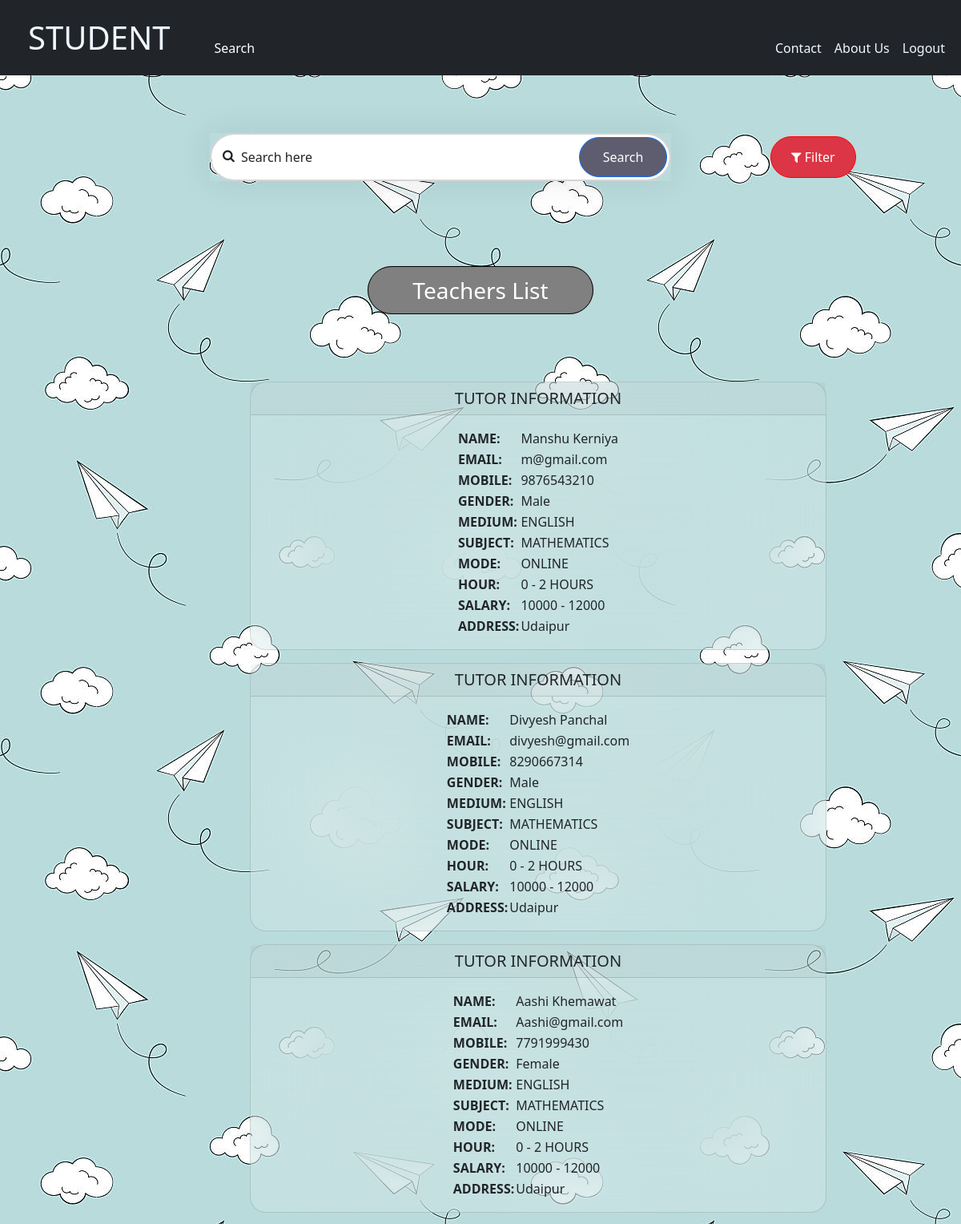
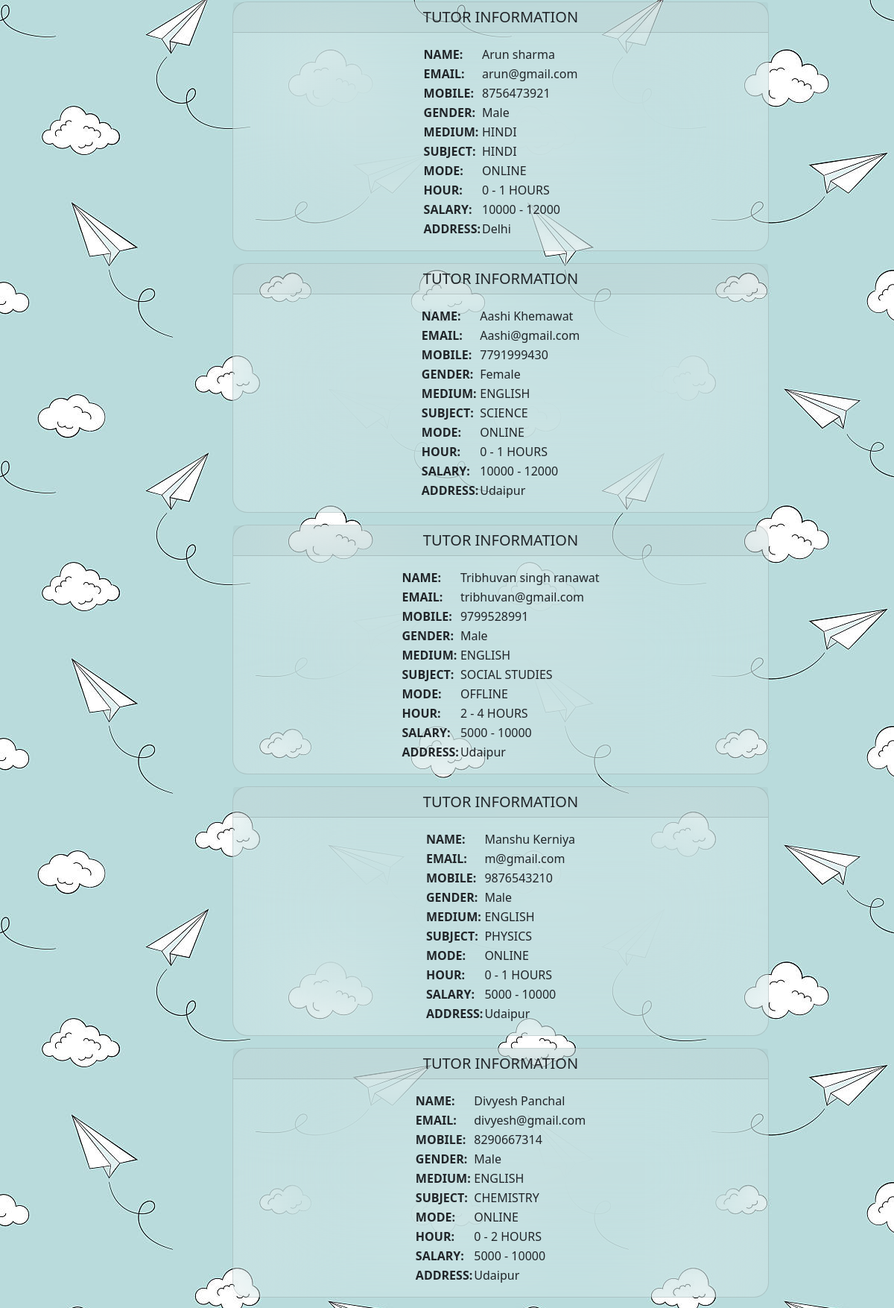
The app's page /search1.php (upper part) with its own data (2 pictures, top to bottom).
### tables this page shows
CREATE TABLE `post` (
  `p_id` int(10) NOT NULL,
  `t_id` int(10) NOT NULL,
  `medium` varchar(20) NOT NULL,
  `class` varchar(25) NOT NULL,
  `subject` varchar(25) NOT NULL,
  `hour` varchar(20) NOT NULL,
  `mode` varchar(15) NOT NULL,
  `salary` varchar(25) NOT NULL,
  `location` varchar(25) NOT NULL
);

CREATE TABLE `register` (
  `sno` int(10) NOT NULL,
  `username` varchar(30) NOT NULL,
  `email` varchar(30) NOT NULL,
  `mobile` varchar(15) NOT NULL,
  `userType` varchar(10) NOT NULL,
  `gender` varchar(10) NOT NULL,
  `password` varchar(50) NOT NULL,
  `address` varchar(80) NOT NULL
);

### search1.php (the view, shortened to what this page needs)
<?php
include 'include/config.php';
?>
<!DOCTYPE html>
<html lang="en">
<head>
    <link href="https://cdn.jsdelivr.net/npm/bootstrap@5.0.2/dist/css/bootstrap.min.css" rel="stylesheet" />
    <link rel="stylesheet" href="https://cdnjs.cloudflare.com/ajax/libs/font-awesome/4.7.0/css/font-awesome.min.css" />
    <link rel="stylesheet" type="text/css" href="css/header.css">
    <link rel="stylesheet" type="text/css" href="css/footer.css">
</head>
<body>
    <nav class="navbar navbar-expand-lg bg-dark navbar-scroll">
        <div class="container-fluid">
            <a class="navbar-brand" style="font-size: 2.5rem; padding: 9px 23px;" href="student.php">STUDENT</a>
            <a class="nav-link" style="margin-top: 25px; text-decoration:none; color:white;" href="search1.php">Search</a>
            <div class="collapse navbar-collapse" id="navbarContent">
                <ul class="navbar-nav ml-auto" style="margin-top: 25px;">
                    <li class="nav-item">
                        <a class="nav-link" href="scontact.php">Contact</a>
                    </li>
                    <li class="nav-item">
                        <a class="nav-link" href="sabout.php">About Us</a>
                    </li>
                    <li class="nav-item">
                        <a class="nav-link" href="logout.php">Logout</a>
                    </li>
                </ul>
            </div>
        </div>
    </nav>
    <br><br><br>
    <div class="container-fluid">
        <div class="row height d-flex justify-content-center align-items-center">
            <div class="col-md-6">
                <form action="" method="POST">
                    <div class="search">
                        <i class="fa fa-search"></i>
                        <select name="search_here" class="form-control" id="sub">
                            <option value=""> Search here </option>
                        </select>
                        <button type="submit" name="search_all" class="btn btn-primary">Search</button>
                    </div>
                </form>
            </div>
            <div class="col-md-2"><a id="filter" href="search.php" class="btn btn-danger" style="padding: 13px 25px;"><i class="fa fa-filter"></i> Filter</a></div>
        </div>
        <br><br><br>
        <div class="row">
                        <div class="col-md-3"></div>
                        <div class="col-md-6">
        <?php
        if (isset($_POST['search_all'])) {
            $search = $_POST['search_here'];
            $select = mysqli_query($conn, "SELECT * FROM post WHERE subject = '$search'") or die('query failed');
            if(mysqli_num_rows($select)){
            while ($fetch = mysqli_fetch_assoc($select)) {
                $t_id = $fetch['t_id'];
                $p_id = $fetch['p_id'];
                $sel = mysqli_query($conn, "SELECT register.username, register.email, register.mobile, register.gender, register.address, post.medium, post.subject, post.mode, post.hour, post.salary FROM register INNER JOIN post ON register.sno = $t_id AND post.p_id = $p_id");
                $output = mysqli_fetch_assoc($sel);
                if (mysqli_num_rows($sel) > 0) {
        ?>
                            <div class="card">
                                <h5 class="card-header" style="text-align: center;">TUTOR INFORMATION</h5>
                                <div class="card-body">
                                    <table>
                                        <tr>
                                            <th>NAME: </th>
                                            <td><?php echo $output['username']; ?></td>
                                        </tr>
                                        <tr>
                                            <th>EMAIL: </th>
                                            <td><?php echo $output['email']; ?></td>
                                        </tr>
                                        <tr>
                                            <th>MOBILE: </th>
                                            <td><?php echo $output['mobile']; ?></td>
                                        </tr>
                                        <tr>
                                            <th>GENDER: </th>
                                            <td><?php echo $output['gender']; ?></td>
                                        </tr>
                                        <tr>
                                            <th>MEDIUM: </th>
                                            <td><?php echo $output['medium']; ?></td>
                                        </tr>
                                        <tr>
                                            <th>SUBJECT: </th>
                                            <td><?php echo $output['subject']; ?></td>
                                        </tr>
                                        <tr>
                                            <th>MODE: </th>
                                            <td><?php echo $output['mode']; ?></td>
                                        </tr>
                                        <tr>
                                            <th>HOUR: </th>
                                            <td><?php echo $output['hour']; ?></td>
                                        </tr>
                                        <tr>
                                            <th>SALARY: </th>
                                            <td><?php echo $output['salary']; ?></td>
                                        </tr>
                                        <tr>
                                            <th>ADDRESS: </th>
                                            <td><?php echo $output['address']; ?></td>
                                        </tr>
                                    </table>
                                </div>
                            </div>
                        </div>
                        <div class="col-md-3"></div>
            <?php
                } else {
                    echo 'Data Not Found.';
                }
        }
    }
    else{
        echo '<br><br><br>
        <br><h3 style="text-align:center;color: white;"><span style="border: 1px solid black; padding: 10px 25px;background-color:grey;">Teacher Not Available</span></h3><br><br>
        <br><br><br>';
}
      ?>
     <div class="row">
<div class="col-md-3"></div>
<div class="col-md-6">
      <?php
    } else {
        echo '<br>
        <br><h3 style="text-align:center;color: white;"><span style="border: 1px solid black; padding: 10px 55px;background-color:grey;border-radius:30px">Teachers List</span></h3><br><br>
        <br>';
        $select = mysqli_query($conn, "SELECT * FROM post ORDER BY p_id LIMIT 10") or die('query failed');
        if(mysqli_num_rows($select)){
            while ($fetch = mysqli_fetch_assoc($select)) {
                $t_id = $fetch['t_id'];
                $p_id = $fetch['p_id'];
                $sel = mysqli_query($conn, "SELECT register.username, register.email, register.mobile, register.gender, register.address, post.medium, post.subject, post.mode, post.hour, post.salary FROM register INNER JOIN post ON register.sno = $t_id AND post.p_id = $p_id");
                $output = mysqli_fetch_assoc($sel);
                if (mysqli_num_rows($sel) > 0) {
        ?>
<div class="card">
                                <h5 class="card-header" style="text-align: center;">TUTOR INFORMATION</h5>
                                <div class="card-body">
                                    <table>
                                        <tr>
                                            <th>NAME: </th>
                                            <td><?php echo $output['username']; ?></td>
                                        </tr>
                                        <tr>
                                            <th>EMAIL: </th>
                                            <td><?php echo $output['email']; ?></td>
                                        </tr>
                                        <tr>
                                            <th>MOBILE: </th>
                                            <td><?php echo $output['mobile']; ?></td>
                                        </tr>
                                        <tr>
                                            <th>GENDER: </th>
                                            <td><?php echo $output['gender']; ?></td>
                                        </tr>
                                        <tr>
                                            <th>MEDIUM: </th>
                                            <td><?php echo $output['medium']; ?></td>
                                        </tr>
                                        <tr>
                                            <th>SUBJECT: </th>
                                            <td><?php echo $output['subject']; ?></td>
                                        </tr>
                                        <tr>
                                            <th>MODE: </th>
                                            <td><?php echo $output['mode']; ?></td>
                                        </tr>
                                        <tr>
                                            <th>HOUR: </th>
                                            <td><?php echo $output['hour']; ?></td>
                                        </tr>
                                        <tr>
                                            <th>SALARY: </th>
                                            <td><?php echo $output['salary']; ?></td>
                                        </tr>
                                        <tr>
                                            <th>ADDRESS: </th>
                                            <td><?php echo $output['address']; ?></td>
                                        </tr>
                                    </table>
                                </div>
                            </div>
                            <?php
                } else {
                    echo 'Data Not Found.';
                }
        }
    }
    else{
        echo '<br><br><br>
        <br><h3 style="text-align:center;color: white;"><span style="border: 1px solid black; padding: 10px 25px;background-color:grey;border-radius:30px">Teacher Not Available</span></h3><br><br>
        <br><br><br>';
}
      ?>
            <?php
        } ?>
    </div>
<div class="col-md-3"></div>
</div>
                    </div>
    <br><br><br>
</body>
</html>

### css/header.css (style rules this page uses)
body, html { height: 100%; margin: 0; }
.navbar .container-fluid .navbar-brand { color: aliceblue; text-decoration: none; }
.navbar .container-fluid .collapse .nav-item .nav-link { color: aliceblue; }
.search { position: relative; box-shadow: 0 0 40px rgba(51, 51, 51, 0.1); }
.search .fa-search { position: absolute; top: 20px; left: 16px; }
.search button { position: absolute; top: 5px; right: 5px; height: 50px; width: 110px; background: rgb(93, 93, 111); }

### search1.php (style rules this page uses)
body { background-image:url("image/n3.jpg") }
.search select { height: 60px; text-indent: 25px; border: 2px solid #d6d4d4; }
.search .fa-search { position: absolute; top: 20px; left: 16px; }
.search button { position: absolute; top: 5px; right: 5px; height: 50px; width: 110px; background: rgb(93, 93, 111); }
.card { max-width: 45rem; margin: 1rem auto; border-radius:20px; background-color: rgba(255, 255, 255, .15); backdrop-filter: blur(69px); width:1000px }
.card-body { flex: 1 1 auto; padding: 1rem 1rem; align-self: center; }
.btn-danger { color: #fff; background-color: #dc3545; border-color: #ff0202;; border-radius: 38px; }
.search select { height: 60px; text-indent: 25px; border: 2px solid #d6d4d4; border-radius: 60px; }
.search button { position: absolute; top: 5px; right: 5px; height: 50px; width: 110px; background: rgb(93, 93, 111); border-radius: 60px; }

### records on screen
post: register.username "Manshu Kerniya", register.email "m@gmail.com", register.mobile "9876543210", register.gender "Male", medium "ENGLISH", subject "MATHEMATICS", mode "ONLINE", hour "0 - 2 HOURS", salary "10000 - 12000", register.address "Udaipur"
post: register.username "Divyesh Panchal", register.email "divyesh@gmail.com", register.mobile "8290667314", register.gender "Male", medium "ENGLISH", subject "MATHEMATICS", mode "ONLINE", hour "0 - 2 HOURS", salary "10000 - 12000", register.address "Udaipur"
post: register.username "Aashi Khemawat", register.email "Aashi@gmail.com", register.mobile "7791999430", register.gender "Female", medium "ENGLISH", subject "MATHEMATICS", mode "ONLINE", hour "0 - 2 HOURS", salary "10000 - 12000", register.address "Udaipur"
post: register.username "Arun sharma", register.email "arun@gmail.com", register.mobile "8756473921", register.gender "Male", medium "HINDI", subject "HINDI", mode "ONLINE", hour "0 - 1 HOURS", salary "10000 - 12000", register.address "Delhi"
post: register.username "Aashi Khemawat", register.email "Aashi@gmail.com", register.mobile "7791999430", register.gender "Female", medium "ENGLISH", subject "SCIENCE", mode "ONLINE", hour "0 - 1 HOURS", salary "10000 - 12000", register.address "Udaipur"
post: register.username "Tribhuvan singh ranawat", register.email "tribhuvan@gmail.com", register.mobile "9799528991", register.gender "Male", medium "ENGLISH", subject "SOCIAL STUDIES", mode "OFFLINE", hour "2 - 4 HOURS", salary "5000 - 10000", register.address "Udaipur"
post: register.username "Manshu Kerniya", register.email "m@gmail.com", register.mobile "9876543210", register.gender "Male", medium "ENGLISH", subject "PHYSICS", mode "ONLINE", hour "0 - 1 HOURS", salary "5000 - 10000", register.address "Udaipur"
post: register.username "Divyesh Panchal", register.email "divyesh@gmail.com", register.mobile "8290667314", register.gender "Male", medium "ENGLISH", subject "CHEMISTRY", mode "ONLINE", hour "0 - 2 HOURS", salary "5000 - 10000", register.address "Udaipur"
